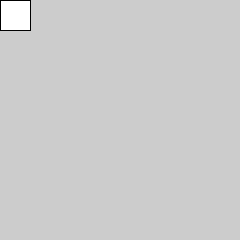
Frame 1 (no input)
Frame 60 (the mouse pressed at the canvas centre just before this capture): identical to frame 1, image omitted
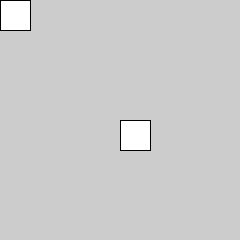
Frame 120 (the mouse held since frame 60 and released just before this capture)

The Processing sketch that drew these frames (run headless with seeded random() and noise(); from frame 60 on, the mouse is pressed at the canvas centre):

// Processing sketch: Example_6___Intro_to_translate_function
// ── Example_6___Intro_to_translate_function.pde
void setup() {
  size (240, 240);  
}

void draw () {
 
    translate(mouseX, mouseY);
    rect(0, 0, 30, 30); // Begin rect at the origin. However, the origin is linked to mouse location
    
}

// Clear the screen so you can draw on a blank canvas

void keyPressed () {
    if (key == 'c') {
    background(214); 
    }
}
